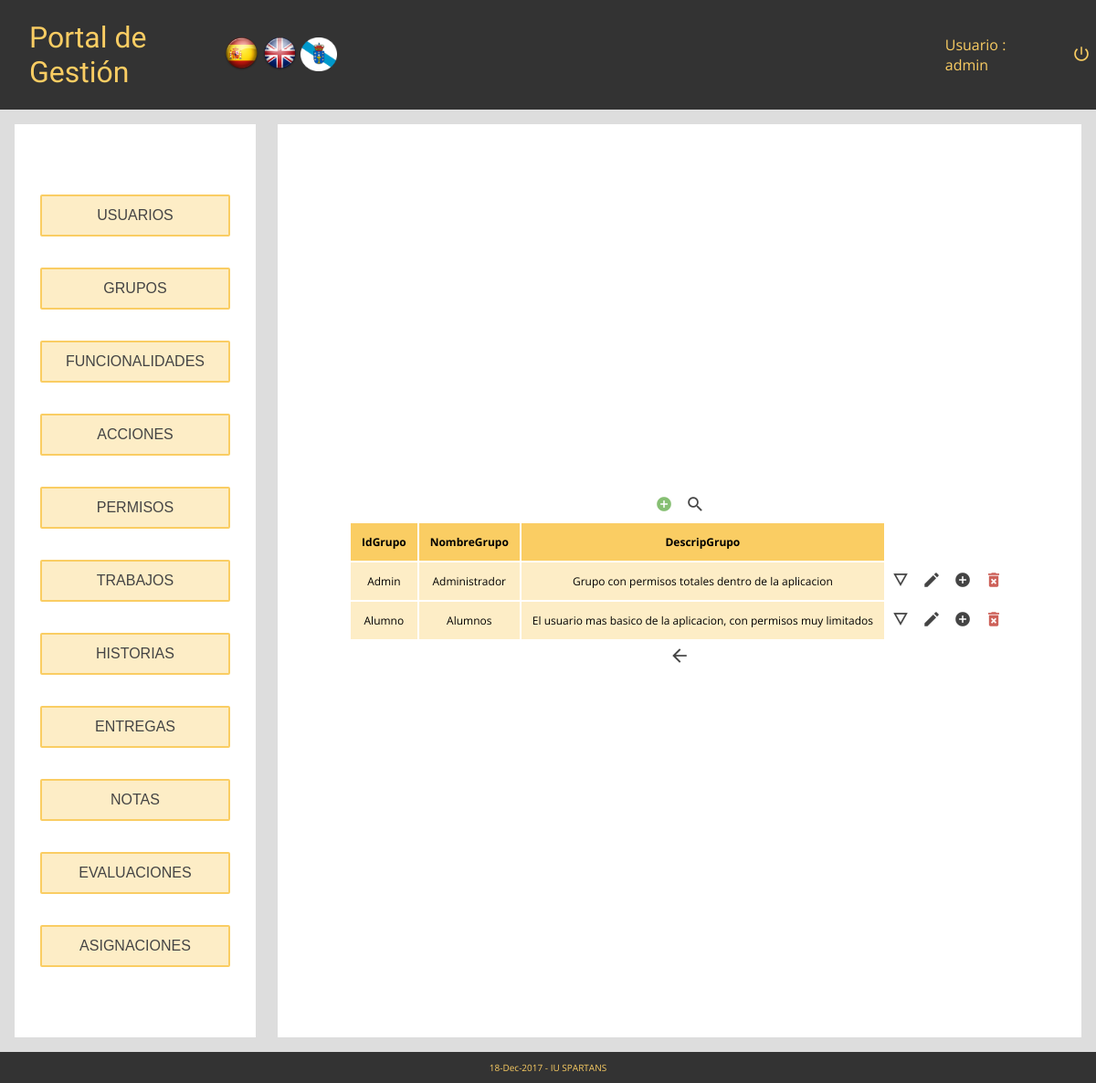
The app's page /Controllers/Index_Controller.php?Controlador=GRUPOS (signed in) with its own data.
### tables this page shows
CREATE TABLE `GRUPO` (
  `IdGrupo` varchar(6) NOT NULL,
  `NombreGrupo` varchar(60) NOT NULL,
  `DescripGrupo` varchar(100) NOT NULL
);

### Functions/Authentication.php (called while the page is built)
<?php
function IsAuthenticated(){
	if (!isset($_SESSION['login'])){
		return false;
	}
	else{
		return true;
	}
}
?>

### Models/Access_DB.php (called while the page is built, shortened)
<?php
function ConectarBD()
	{
		$mysqli = new mysqli('localhost', 'userET3', 'passET3', 'IUET32017');
		return $mysqli;
	}
?>

### Functions/comprobarAdmin.php (called while the page is built)
<?php
include_once '../Models/GRUPOS_Model.php';
function isAdmin(){
	$GRUPOS_LOGIN = new USU_GRUPO_Model($_SESSION['login'],'');
	$gruposLogin = $GRUPOS_LOGIN->SEARCH();
	while($row = $gruposLogin->fetch_array()) {
		if($row[1] == 'Admin'){
			return true;
		}
	}
	return false;
}

### Models/GRUPOS_Model.php (called while the page is built, shortened)
<?php
class GRUPOS_Model{
    var $idGrupo;
    var $nombreGrupo;
    var $descripGrupo;
    var $mysqli;
    function __construct ($idGrupo,$nombreGrupo,$descripGrupo){
        $this->idGrupo = $idGrupo;
        $this->nombreGrupo = $nombreGrupo;
        $this->descripGrupo= $descripGrupo;
        include_once '../Models/Access_DB.php';
        $this->mysqli = ConectarBD();
    }
function SEARCH(){
    $sql= "SELECT
            IdGrupo,
            NombreGrupo,
            DescripGrupo
            FROM GRUPO
            WHERE (
            (IdGrupo LIKE '%$this->idGrupo%')&&
            (NombreGrupo LIKE '%$this->nombreGrupo%')&&
            (DescripGrupo LIKE '%$this->descripGrupo%')
            )";
    if (!($resultado = $this->mysqli->query($sql))){
        return 'Error en la consulta sobre la base de datos';
    }
    else{
        return $resultado;
    }
}
}
class USU_GRUPO_Model{
    var $login;
    var $idGrupo;
function __construct($login,$idGrupo)
{
    $this->login=$login;
    $this->idGrupo=$idGrupo;
    include_once '../Models/Access_DB.php';
    $this->mysqli = ConectarBD();
}
	function SEARCH(){
                $sql = "SELECT * FROM USU_GRUPO WHERE ((login LIKE '%$this->login%') && (IdGrupo LIKE '%$this->idGrupo%'))";
    if (!($resultado = $this->mysqli->query($sql))){
        return 'Error en la consulta sobre la base de datos';
    }
    else{
        return $resultado;
    }
    }
}
?>

### Controllers/GRUPOS_Controller.php (called while the page is built, shortened)
<?php
include_once '../Models/GRUPOS_Model.php';
include '../Views/Grupo_VIEWS/Grupo_SHOWALL.php';
	Switch ($_REQUEST['action']){
		default:
			if (!$_POST){
				$GRUPOS = new GRUPOS_Model('','','');
			}
			else{
				$GRUPOS = get_data_form();
			}
			$datos = $GRUPOS->SEARCH();
			$lista = array('IdGrupo', 'NombreGrupo', 'DescripGrupo');
			new Grupo_SHOWALL($lista, $datos, '../Controllers/Index_Controller.php');
	}
?>

### Views/IndexView.php (called while the page is built, shortened)
<?php
class Index {
	function __construct(){
		$this->render();
	}
	function render(){
		include '../Views/Header.php';
		include '../Views/Footer.php';
		$Footer = new Footer();
	}
}
?>

### Views/Grupo_VIEWS/Grupo_SHOWALL.php (the view, shortened to what this page needs)
<?php
class Grupo_SHOWALL{
    var $lista;
    var $datos;
    function __construct($lista, $datos, $indexphp){
        $this->lista = $lista;
        $this->datos = $datos;
        $this->pinta();
    }
    function pinta(){
            if (IsAuthenticated() && !isAdmin()){
            $respuesta= "No tienes permiso para acceder a esta vista";
            new Vista_MESSAGE($respuesta, '../Controllers/Index_Controller.php');
            }else{
        ?>
        <form id="formulario-showall" method="">
            <div id="botones-comunes">
                <button type = "submit" name = "action" value="ADD" title="<?php echo $strings['añadir una fila'];?>"><img src="../Iconos/add.png" ></button>
                <button type = "submit" name = "action" value="SEARCH" title="<?php echo $strings['buscar en la tabla'];?>"><img src="../Iconos/search.png" ></button>
            </div>
        </form>
        <table id="tabla-showall">
            <tr>
                <?php
                for ($i = 0; $i < count($this->lista); $i++) {
                    ?>
                    <th><?php $columna = $this->lista[$i];
					echo $strings[$columna];?></th>
                    <?php
                }
                ?>
            </tr>
            <?php
            while($row = $this->datos->fetch_array())
            {
                ?>
                <form class="formulario-tupla" method="">
                    <tr>
                        <?php
                        for ($i = 0; $i < count($this->lista); $i++) {
                            ?>
                            <td class="celda"><?php echo $row[$this->lista[$i]]?><input type="hidden" name="<?php echo $this->lista[$i]?>" value="<?php echo $row[$this->lista[$i]]?>"></td>
                            <?php
                        }
                        ?>
                        <td><button type = "submit" name = "action" value="SHOWCURRENT" title="<?php echo $strings['Ver en detalle'];?>"><img class="button-td" src="../Iconos/details.png" ></button></td>
                        <td><button type = "submit" name = "action" value="EDIT" title="<?php echo $strings['editar'];?>"><img class="button-td" src="../Iconos/edit.png" ></button></td>
                        <td><button type = "submit" name = "action" value="ADDPERMISO" title="<?php echo $strings['editar permisos'];?>"><img class="button-td" src="../Iconos/functionality_add.png" ></button></td>
                        <td><button type = "submit" name = "action" value="DELETE" title="<?php echo $strings['borrar línea'];?>"><img class="button-td" src="../Iconos/borrar.png" ></button></td>
                    </tr>
                </form>
                <?php
            }
            ?>
        </table>
        <form id="Formulario-mensaje" action="../Controllers/Index_Controller.php" method="get">
		<button id="boton-mensaje" type='submit' name='action' title="<?php echo $strings['Volver atrás'];?>"><img class="button-td" src="../Iconos/back.png" ></button></form>
        <?php
    }
    }
}
?>

### css/index.css (style rules this page uses)
* { margin: 0px; padding: 0px; }
html { font-family: Open Sans; height: 100%; width: 100%; margin: 0px; padding: 0px; font-size: 62.5%; }
body { width: 100%; min-height: 100%; display: flex; flex-direction: column; background-color: #DDD; }
.button-td { max-width: 3.2rem; max-height: 3.2rem; }
table tr th { font-size: 1.2rem; padding: 1.2rem; background-color: #FACD63; }
.celda { font-size: 1.2rem; padding: 1.2rem; background-color: #fdedc6; text-align: center; }
button { background: none; border: none; }
#botones-comunes img { max-width: 3.2rem; max-height: 3.2rem; }

### records on screen
grupo: IdGrupo "Admin", NombreGrupo "Administrador", DescripGrupo "Grupo con permisos totales dentro de la aplicacion"
grupo: IdGrupo "Alumno", NombreGrupo "Alumnos", DescripGrupo "El usuario mas basico de la aplicacion, con permisos muy limitados"

### other values on screen
$strings['Portal de Gestión'] "Portal de Gestión"
$strings['Usuario'] "Usuario"
$_SESSION['login'] "admin"
$strings[$columna] "IdGrupo"
$strings[$columna] "NombreGrupo"
$strings[$columna] "DescripGrupo"
date("d-M-Y", mktime()) "18-Dec-2017"
